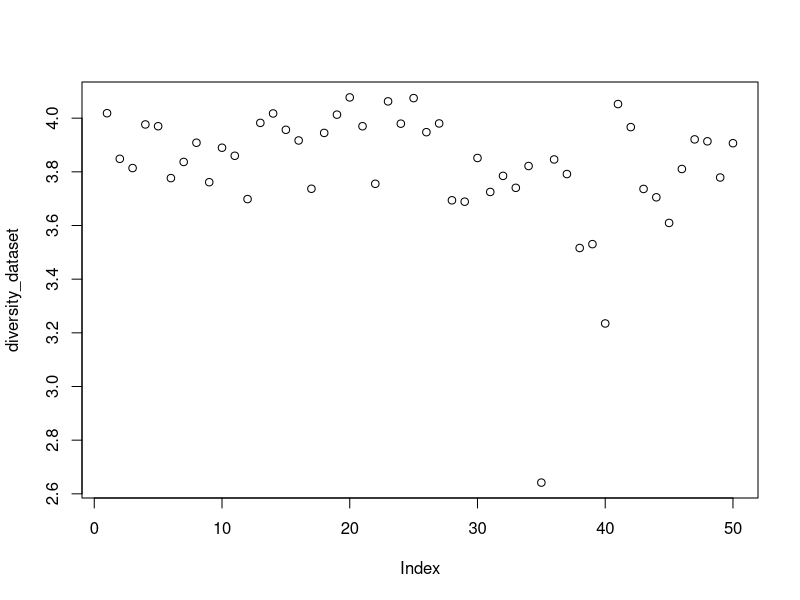
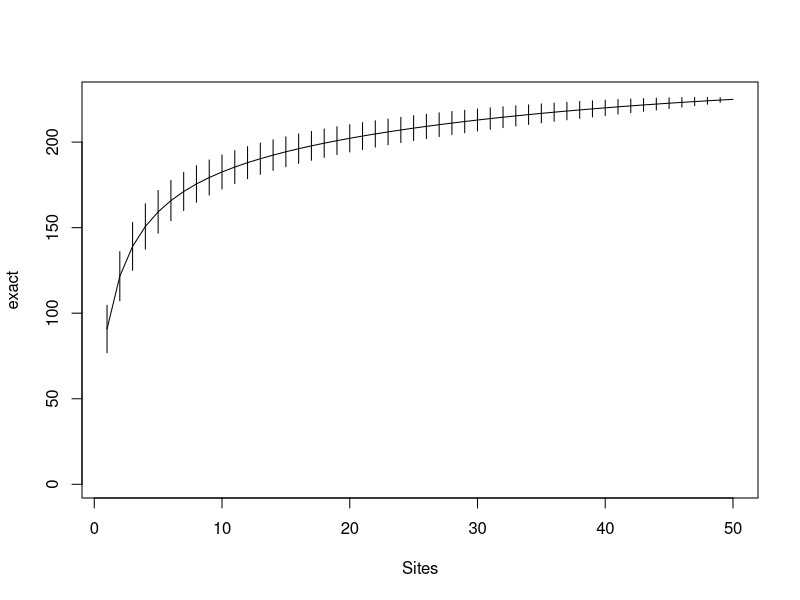
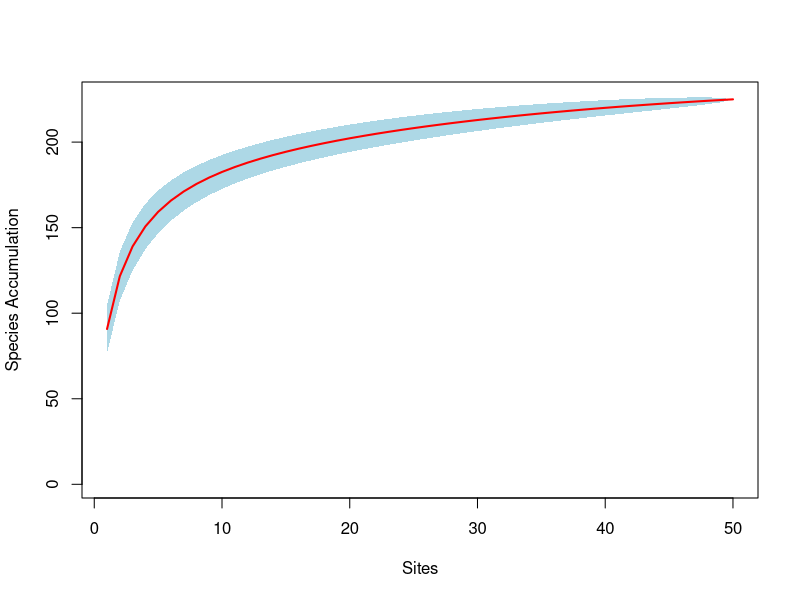

Source code (R) for these figures, in order:
## ---- chunk 1
datasets::iris
?iris
head(iris)
summary(iris)
iris
## ---- chunk 2

#first need to install vegan

#load vegan 
library(vegan)

#Using a preloaded dataset BCI
data("BCI")

#look at BCI dataset
BCI

#investigate this dataset
ncol(BCI)
colnames(BCI)
nrow(BCI)
rownames(BCI)


#Two different ways to get shannon-diversity index for each site
diversity(BCI)
diversity_dataset <- diversity(BCI, index= "shannon", MARGIN = 1, base = exp(1))
diversity_dataset

#investigate diversity_dataset
plot(diversity_dataset)
summary(diversity_dataset)

#getting the median diversity
median(diversity_dataset)

#getting the average diversity
mean(diversity_dataset)

#Creating a species accumulation curve
species_accumulation <- specaccum(BCI)
plot(species_accumulation) 
plot(species_accumulation, ci.type="poly", col="red", lwd=2, ci.lty=0, ci.col="lightblue", ylab ="Species Accumulation" ) 

